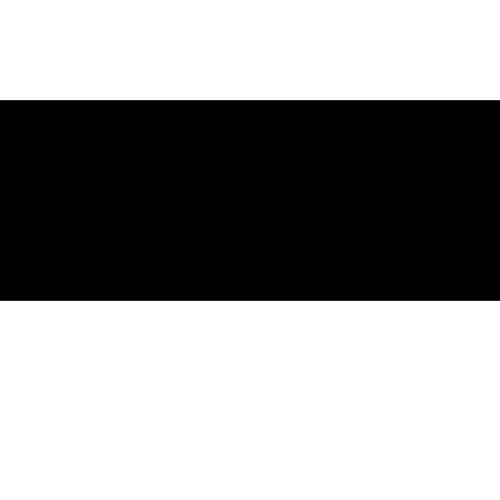
Frame 1 (no input)
Frame 60 (the mouse pressed at the canvas centre just before this capture): identical to frame 1, image omitted
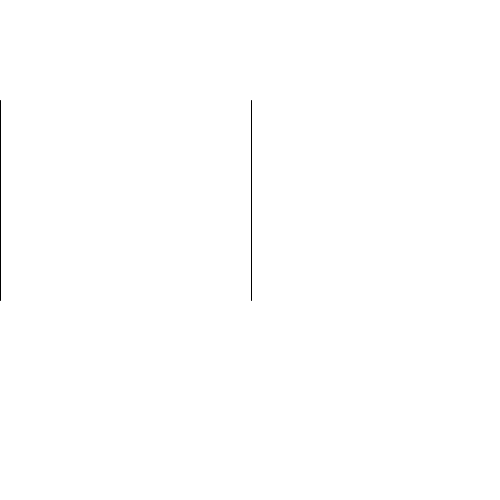
Frame 120 (the mouse held since frame 60 and released just before this capture)

The Processing sketch that drew these frames (run headless with seeded random() and noise(); from frame 60 on, the mouse is pressed at the canvas centre):

// Processing sketch: forInsideSketch
// ── forInsideSketch.pde

void setup () {
  size(500, 500);
}

void draw () {
  background(255);
  
  float y = 100;
  float spacing = mouseX + 1;

  for (float x = 0; x < width; x += spacing) {
    line(x, y, x, y + 200);
  }
}
